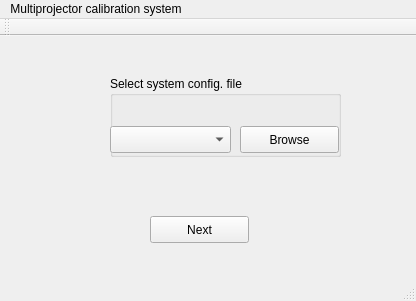
<?xml version="1.0" encoding="UTF-8"?>
<ui version="4.0">
 <class>MainWindow</class>
 <widget class="QMainWindow" name="MainWindow">
  <property name="geometry">
   <rect>
    <x>0</x>
    <y>0</y>
    <width>416</width>
    <height>301</height>
   </rect>
  </property>
  <property name="windowTitle">
   <string>MainWindow</string>
  </property>
  <widget class="QWidget" name="centralWidget">
   <widget class="QGroupBox" name="groupBox">
    <property name="geometry">
     <rect>
      <x>110</x>
      <y>40</y>
      <width>231</width>
      <height>81</height>
     </rect>
    </property>
    <property name="title">
     <string>Select system config. file</string>
    </property>
    <widget class="QComboBox" name="comboBox">
     <property name="geometry">
      <rect>
       <x>0</x>
       <y>50</y>
       <width>121</width>
       <height>27</height>
      </rect>
     </property>
    </widget>
    <widget class="QPushButton" name="browse">
     <property name="geometry">
      <rect>
       <x>130</x>
       <y>50</y>
       <width>99</width>
       <height>27</height>
      </rect>
     </property>
     <property name="text">
      <string>Browse</string>
     </property>
    </widget>
   </widget>
   <widget class="QPushButton" name="pushButton">
    <property name="geometry">
     <rect>
      <x>150</x>
      <y>180</y>
      <width>99</width>
      <height>27</height>
     </rect>
    </property>
    <property name="text">
     <string>Next</string>
    </property>
   </widget>
  </widget>
  <widget class="QMenuBar" name="menuBar">
   <property name="geometry">
    <rect>
     <x>0</x>
     <y>0</y>
     <width>416</width>
     <height>25</height>
    </rect>
   </property>
   <widget class="QMenu" name="menuMultiprojector_calibration_system">
    <property name="title">
     <string>Multiprojector calibration system</string>
    </property>
   </widget>
   <addaction name="menuMultiprojector_calibration_system"/>
  </widget>
  <widget class="QToolBar" name="mainToolBar">
   <attribute name="toolBarArea">
    <enum>TopToolBarArea</enum>
   </attribute>
   <attribute name="toolBarBreak">
    <bool>false</bool>
   </attribute>
  </widget>
  <widget class="QStatusBar" name="statusBar"/>
 </widget>
 <layoutdefault spacing="6" margin="11"/>
 <resources/>
 <connections/>
</ui>
